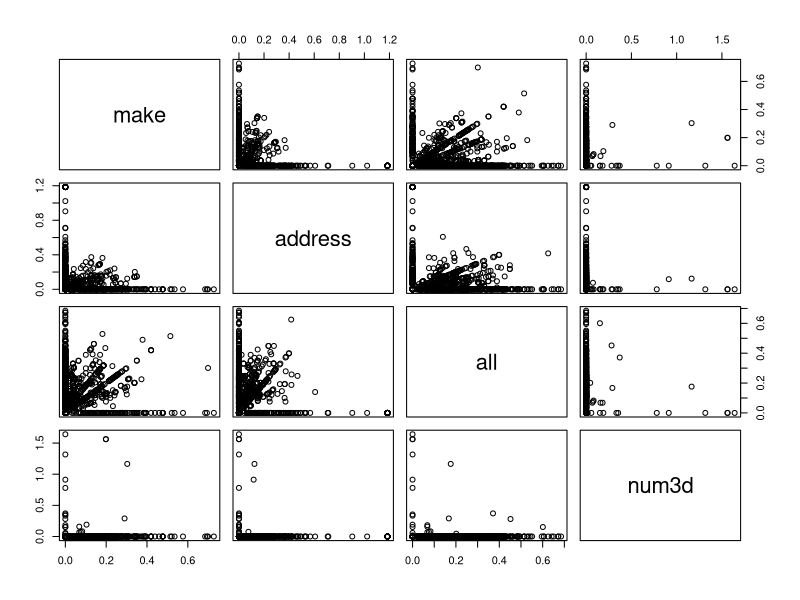
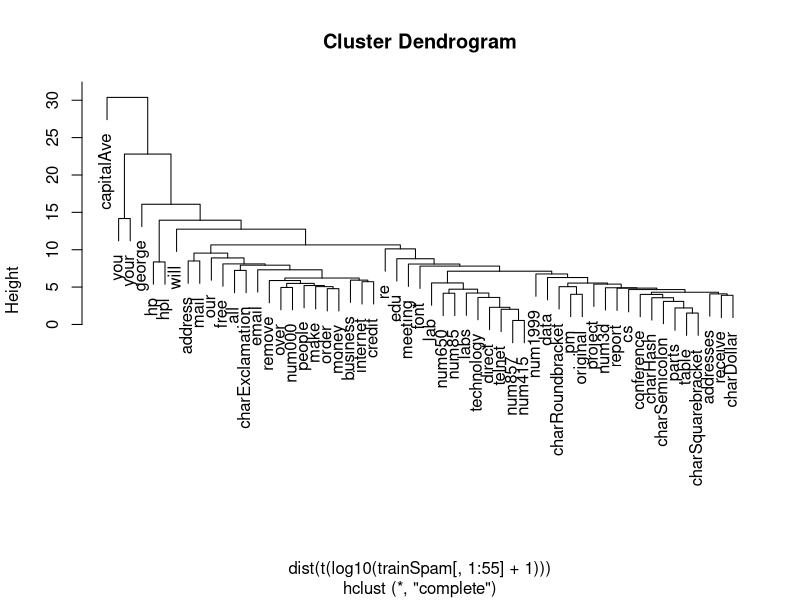

R code for these plots, in order:
library(kernlab)
data(spam)

##Perform subsampling
set.seed(56789)
trainIndicator <- rbinom(4601, size = 1, prob = 0.5) 
table(trainIndicator)

trainSpam <- spam[trainIndicator == 1,]
testSpam <- spam[trainIndicator == 0,]


##check correlation between predictors
plot(log10(trainSpam[,1:4]+1))

##cluster data to see if there are interesting groups
hClust <- hclust(dist(t(log10(trainSpam[,1:55] + 1))))
plot(hClust)
